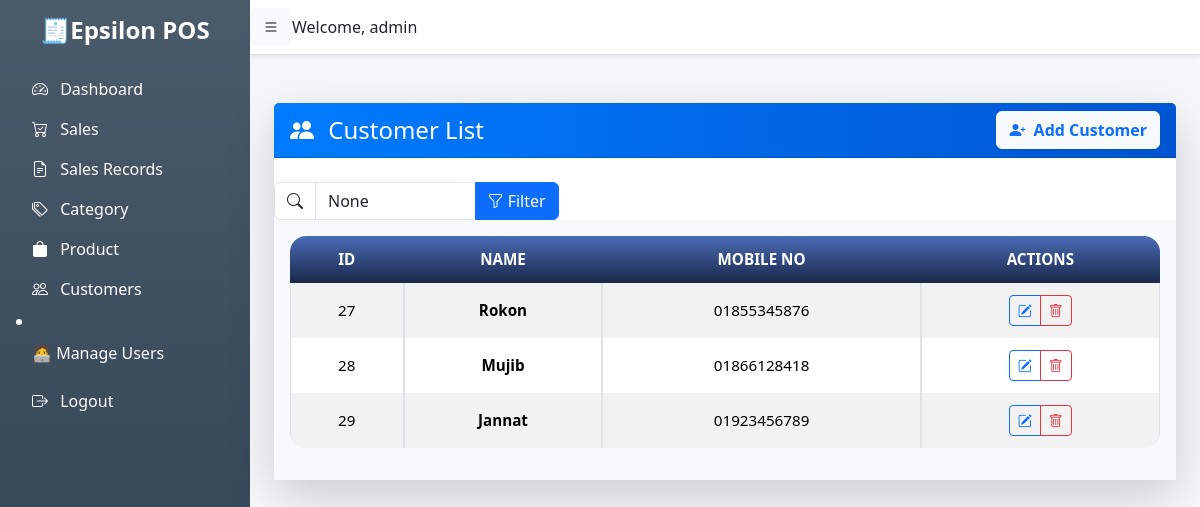
/customers/ (signed in), run on an earlier commit of the app's database.
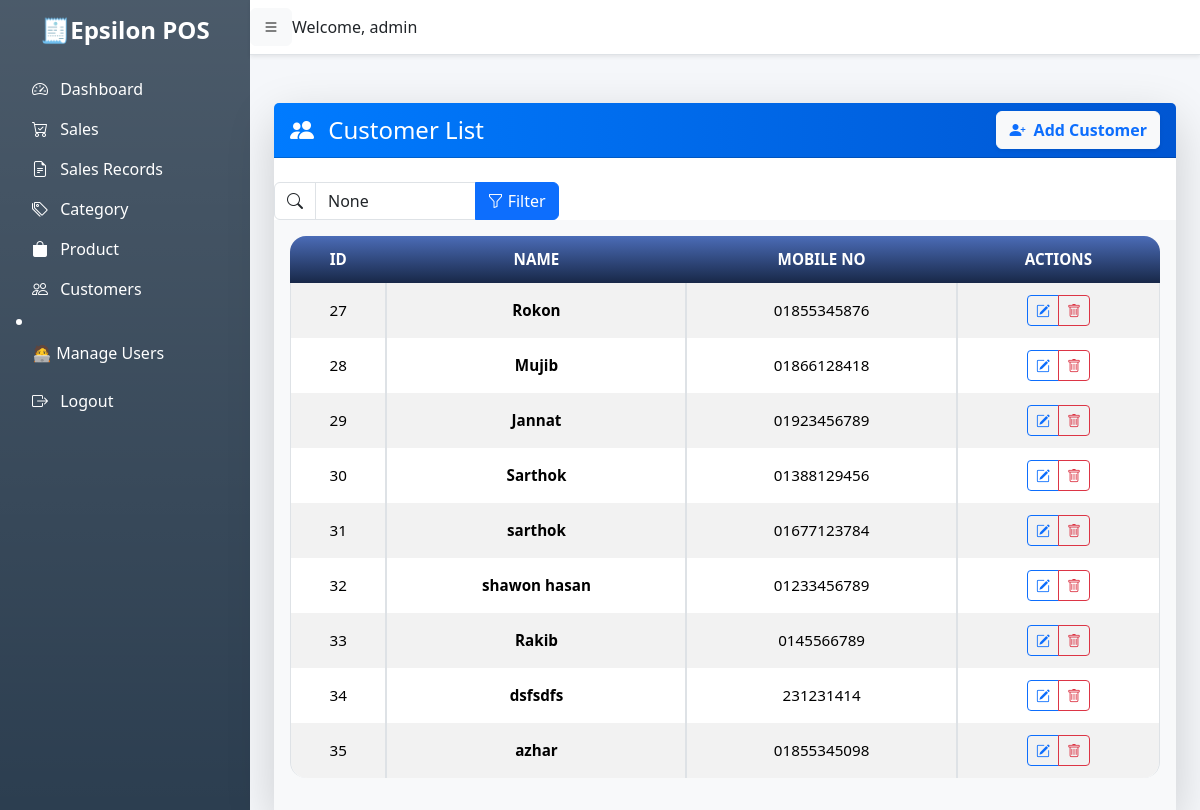
And on a later commit of the database.
### pos/models.py (models this page shows, shortened)
class Customer(models.Model):
    name = models.CharField(max_length=255)
    mobile_no = models.CharField(max_length=11, unique=True)
    created_at = models.DateTimeField(auto_now_add=True)
    updated_at = models.DateTimeField(auto_now=True)

### pos/views.py (the view)
# urls.py: path('customers/', views.customer_list, name='customer_list'),
@login_required
def customer_list(request):
    query = request.GET.get('q')
    if query:
        customers = Customer.objects.filter(name__icontains=query) | Customer.objects.filter(mobile_no__icontains=query)
    else:
        customers = Customer.objects.all()
    paginator = Paginator(customers, 10)  # 10 per page
    page_number = request.GET.get('page')
    page_obj = paginator.get_page(page_number)
    return render(request, 'pos/customer_list.html', {'page_obj': page_obj, 'query': query})

### pos/templates/pos/customer_list.html (shortened to what this page needs)
{% extends 'pos/base.html' %}
{% load static %}
{% block content %}
<div class="container mt-5">
    <div class="card shadow-lg border-0 rounded-4">
        <div class="card-header bg-gradient-primary text-white d-flex justify-content-between align-items-center flex-wrap">
            <h4 class="mb-0">
                <i class="bi bi-people-fill me-2"></i> Customer List
            </h4>
            <a href="{% url 'customer_add' %}" class="btn btn-light text-primary fw-semibold shadow-sm mt-2 mt-sm-0">
                <i class="bi bi-person-plus-fill me-1"></i> Add Customer
            </a>
        </div>
         <div class="row">
            <div class="col-lg-4">
                <form method="GET" class="mt-4">
                <div class="input-group">
                    <span class="input-group-text bg-white"><i class="bi bi-search"></i></span>
                    <input
                        type="text"
                        name="q"
                        class="form-control"
                        placeholder="Search by name or mobile number..."
                        value="{{ query }}"
                    >
                    <button class="btn btn-primary" type="submit">
                        <i class="bi bi-funnel"></i> Filter
                    </button>
                </div>
            </form>
            </div>
            <div class="col-lg-4"></div>
            <div class="col-lg-4"></div>
         </div>
        <div class="card-body bg-light">
            <div class="table-responsive">
                <table class="table table-striped table-bordered align-middle text-center table-hover table lu-table">
                    <thead class="text-uppercase">
                        <tr>
                            <th>ID</th>
                            <th>Name</th>
                            <th>Mobile No</th>
                            <th>Actions</th>
                        </tr>
                    </thead>
                    <tbody>
                        {% for customer in page_obj %}
                        <tr>
                            <td>{{ customer.id }}</td>
                            <td class="fw-semibold">{{ customer.name }}</td>
                            <td>{{ customer.mobile_no }}</td>
                            <td>
                                <div class="btn-group">
                                    <a href="{% url 'customer_edit' customer.id %}" class="btn btn-sm btn-outline-primary" title="Edit">
                                        <i class="bi bi-pencil-square"></i>
                                    </a>
                                    <a href="{% url 'customer_delete' customer.id %}" class="btn btn-sm btn-outline-danger" title="Delete"
                                       onclick="return confirm('Are you sure you want to delete this customer?');">
                                        <i class="bi bi-trash"></i>
                                    </a>
                                </div>
                            </td>
                        </tr>
                        {% endfor %}
                    </tbody>
                </table>
            </div>
        </div>
    </div>
</div>
{% endblock %}

What changed in the data, as far as the page shows it:
added Customer: id "30", name "Sarthok", mobile_no "01388129456"
added Customer: id "31", name "sarthok", mobile_no "01677123784"
added Customer: id "32", name "shawon hasan", mobile_no "01233456789"
added Customer: id "33", name "Rakib", mobile_no "0145566789"
added Customer: id "34", name "dsfsdfs", mobile_no "231231414"
added Customer: id "35", name "azhar", mobile_no "01855345098"
